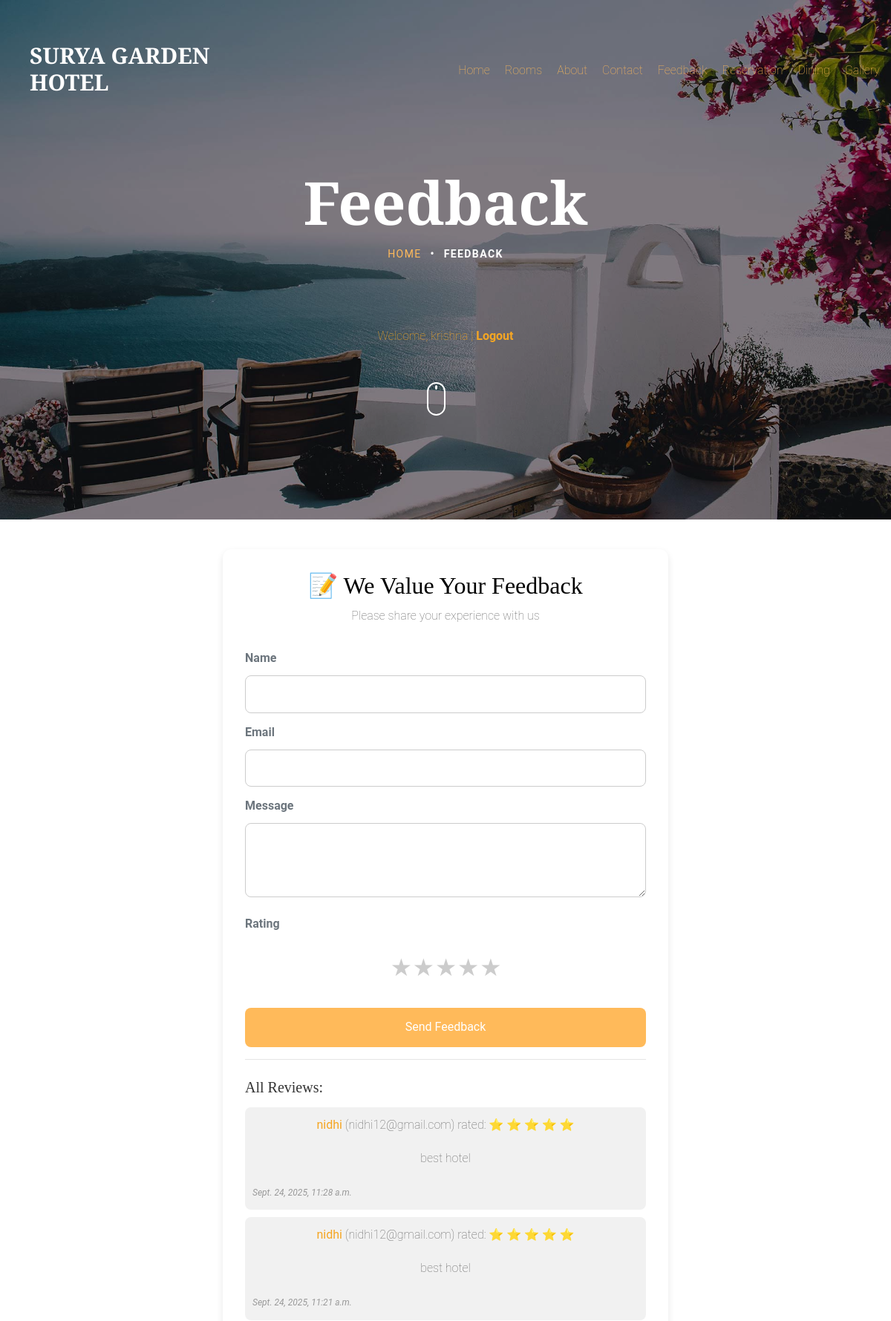
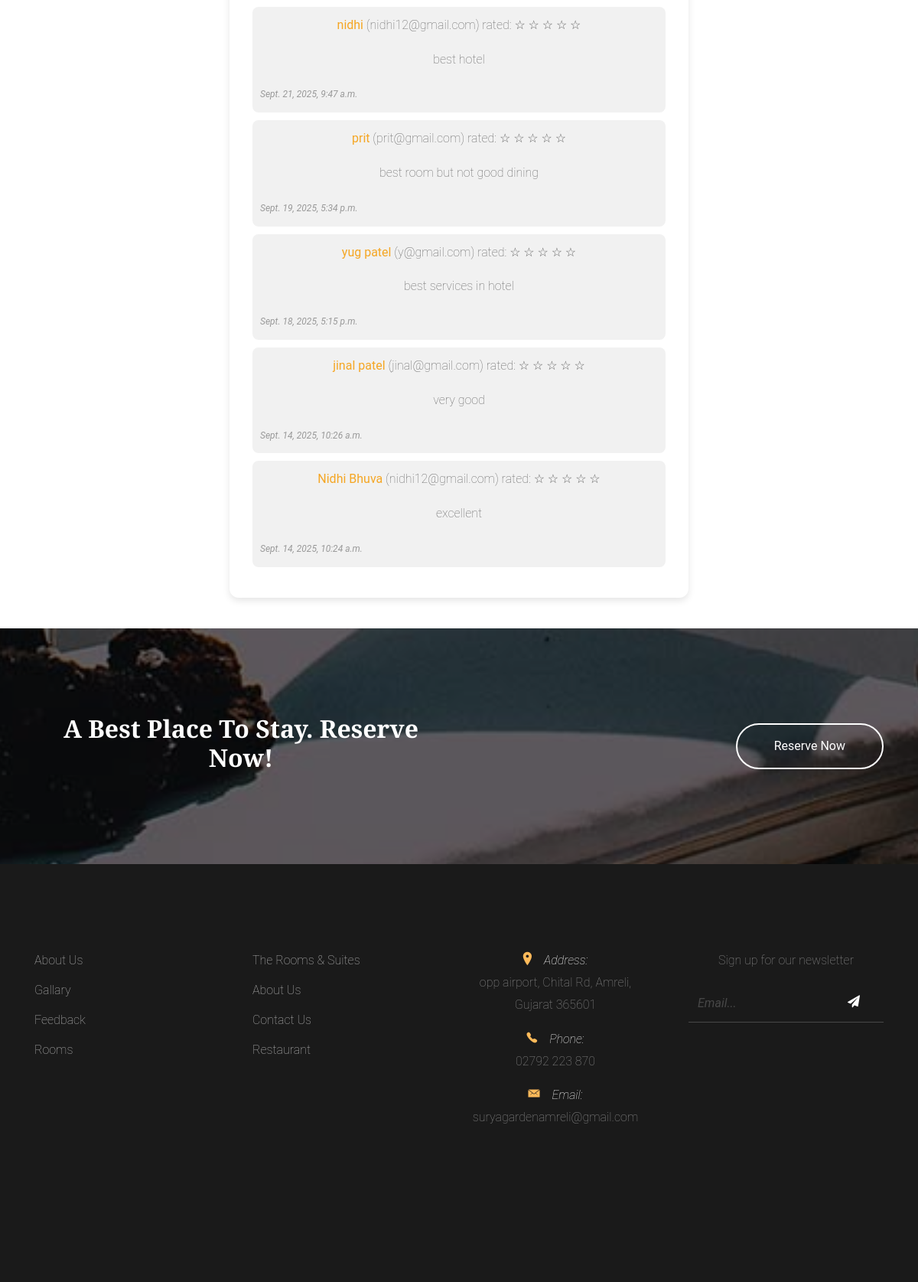
The app's page /feedback/ (signed in) with its own data (2 pictures, top to bottom).
### hotel_app/models.py (models this page shows, shortened)
class Feedback(models.Model):
    name = models.CharField(max_length=100)
    email = models.EmailField()
    phone = models.CharField(max_length=15, blank=True)
    rating = models.IntegerField(default=0)
    message = models.TextField()
    created_at = models.DateTimeField(auto_now_add=True)
    def stars(self):
        return '⭐' * self.rating
    stars.short_description = 'Rating'

### hotel_app/views.py (the view)
# urls.py: path('feedback/', views.feedback_view, name='feedback'),
def feedback_view(request):
    if not request.user.is_authenticated:
        return redirect('login')
    if request.method == 'POST':
        form = FeedbackForm(request.POST)
        if form.is_valid():
            feedback = form.save(commit=False)
            feedback.user = request.user   # Save which user gave feedback
            feedback.save()
            return redirect('feedback')
    else:
        form = FeedbackForm()
    all_feedbacks = Feedback.objects.all().order_by('-created_at')
    return render(
        request,
        'feedback.html',
        {
            'form': form,
            'feedbacks': all_feedbacks,
            'stars': range(1, 6)   # ⭐ For star rating display
        }
    )

### hotel_app/forms.py
class FeedbackForm(forms.ModelForm):
    class Meta:
        model = Feedback
        fields = ['name', 'email', 'phone', 'rating', 'message']

### hotel_app/templates/feedback.html (shortened to what this page needs)
{% load static %}
<!DOCTYPE html>
<html lang="en">
<head>
  <link rel="stylesheet" href="{% static 'css/bootstrap.min.css' %}">
  <link rel="stylesheet" href="{% static 'css/animate.css' %}">
  <link rel="stylesheet" href="{% static 'css/owl.carousel.min.css' %}">
  <link rel="stylesheet" href="{% static 'css/aos.css' %}">
  <link rel="stylesheet" href="{% static 'css/bootstrap-datepicker.css' %}">
  <link rel="stylesheet" href="{% static 'css/jquery.timepicker.css' %}">
  <link rel="stylesheet" href="{% static 'css/fancybox.min.css' %}">
  <link rel="stylesheet" href="{% static 'fonts/ionicons/css/ionicons.min.css' %}">
  <link rel="stylesheet" href="{% static 'fonts/fontawesome/css/font-awesome.min.css' %}">
  <link rel="stylesheet" href="{% static 'css/style.css' %}">
</head>
<body>
  <header class="site-header js-site-header">
    <div class="container-fluid">
      <div class="row align-items-center">
        <div class="col-6 col-lg-4 site-logo" data-aos="fade">
          <a href="{% url 'index' %}">SURYA GARDEN <br> HOTEL</a>
        </div>
        <div class="col-6 col-lg-8">
          <div class="header-right d-flex align-items-center justify-content-end">
            <nav>
              <ul style="list-style: none; display: flex; gap: 20px; margin: 0; padding: 0;">
                <li><a href="{% url 'index' %}">Home</a></li>
                <li><a href="{% url 'rooms' %}">Rooms</a></li>
                <li><a href="{% url 'about' %}">About</a></li>
                <li><a href="{% url 'contact' %}">Contact</a></li>
                <li><a href="{% url 'feedback' %}">Feedback</a></li>
                <li><a href="{% url 'reservation' %}">Reservation</a></li>
                <li><a href="{% url 'restaurant' %}">Dining</a></li>
                <li><a href="{% url 'gallary' %}">Gallery</a></li>
              </ul>
            </nav>
          </div>
        </div>
      </div>
    </div>
  </header>
  <section class="site-hero inner-page overlay" style="background-image: url('{% static "images/hero_4.jpg" %}');" data-stellar-background-ratio="0.5">
    <div class="container">
      <div class="row site-hero-inner justify-content-center align-items-center">
        <div class="col-md-10 text-center" data-aos="fade">
          <h1 class="heading mb-3">Feedback</h1>
          <ul class="custom-breadcrumbs mb-4">
            <li><a href="{% url 'index' %}">Home</a></li>
            <li>&bullet;</li>
            <li>Feedback</li>
          </ul><br><br>
          <div>
            {% if user.is_authenticated %}
              <div class="auth-links">
                Welcome, {{ user.username }} | <a href="{% url 'logout' %}">Logout</a>
              </div>
            {% else %}
              <div class="auth-links">
                <a href="{% url 'login' %}">Login</a> | <a href="{% url 'signup' %}">Signup</a>
              </div>
            {% endif %}
          </div>
        </div>
      </div>
    </div>
    <a class="mouse smoothscroll" href="#next">
      <div class="mouse-icon">
        <span class="mouse-wheel"></span>
      </div>
    </a>
  </section>
  <section class="feedback-container">
    <h2>📝 We Value Your Feedback</h2>
    <p>Please share your experience with us</p>
    <form action="{% url 'feedback' %}" method="post">
      <label for="id_name">Name</label>
      <input type="text" name="name" id="id_name" required>
      <label for="id_email">Email</label>
      <input type="email" name="email" id="id_email" required>
      <label for="id_message">Message</label>
      <textarea name="message" id="id_message" required></textarea>
      <label>Rating</label>
      <div class="star-rating">
        <input type="radio" id="star5" name="rating" value="5"><label for="star5">★</label>
        <input type="radio" id="star4" name="rating" value="4"><label for="star4">★</label>
        <input type="radio" id="star3" name="rating" value="3"><label for="star3">★</label>
        <input type="radio" id="star2" name="rating" value="2"><label for="star2">★</label>
        <input type="radio" id="star1" name="rating" value="1"><label for="star1">★</label>
      </div>
      <button type="submit" class="btn-submit">Send Feedback</button>
    </form>
    <hr>
    <h3>All Reviews:</h3>
    {% for fb in feedbacks %}
    <div style="background: #f1f1f1; padding: 10px; margin-bottom: 10px; border-radius: 8px;">
      <p><strong>{{ fb.name }}</strong> ({{ fb.email }}) rated:
      {% for i in stars %}
          {% if i <= fb.rating %}⭐{% else %}☆{% endif %}
      {% endfor %}
      </p>
      <p>{{ fb.message }}</p>
      <small><em>{{ fb.created_at }}</em></small>
    </div>
    {% empty %}
    <p>No feedback submitted yet.</p>
    {% endfor %}
  </section>
  <section class="section bg-image overlay" style="background-image: url('{% static "images/hero_4.jpg" %}');">
    <div class="container" >
      <div class="row align-items-center">
        <div class="col-12 col-md-6 text-center mb-4 mb-md-0 text-md-left" data-aos="fade-up">
          <h2 class="text-white font-weight-bold">A Best Place To Stay. Reserve Now!</h2>
        </div>
        <div class="col-12 col-md-6 text-center text-md-right" data-aos="fade-up" data-aos-delay="200">
          <a href="{% url 'reservation' %}" class="btn btn-outline-white-primary py-3 text-white px-5">Reserve Now</a>
        </div>
      </div>
    </div>
  </section>
  <footer class="section footer-section">
    <div class="container">
      <div class="row mb-4">
        <div class="col-md-3 mb-5">
          <ul class="list-unstyled link">
            <li><a href="{% url 'about' %}">About Us</a></li>
            <li><a href="{% url 'gallary' %}">Gallary</a></li>
            <li><a href="{% url 'feedback' %}">Feedback</a></li>
            <li><a href="{% url 'rooms' %}">Rooms</a></li>
          </ul>
        </div>
        <div class="col-md-3 mb-5">
          <ul class="list-unstyled link">
            <li><a href="{% url 'rooms' %}">The Rooms &amp; Suites</a></li>
            <li><a href="{% url 'about' %}">About Us</a></li>
            <li><a href="{% url 'contact' %}">Contact Us</a></li>
            <li><a href="{% url 'restaurant' %}">Restaurant</a></li>
          </ul>
        </div>
        <div class="col-md-3 mb-5 pr-md-5 contact-info">
          <p><span class="d-block"><span class="ion-ios-location h5 mr-3 text-primary"></span>Address:</span> <span> opp airport, Chital Rd, Amreli,<br> Gujarat 365601</span></p>
          <p><span class="d-block"><span class="ion-ios-telephone h5 mr-3 text-primary"></span>Phone:</span> <span> 02792 223 870</span></p>
          <p><span class="d-block"><span class="ion-ios-email h5 mr-3 text-primary"></span>Email:</span> <span> suryagardenamreli@gmail.com</span></p>
        </div>
        <div class="col-md-3 mb-5">
          <p>Sign up for our newsletter</p>
          <form action="#" class="footer-newsletter">
            <div class="form-group">
              <input type="email" class="form-control" placeholder="Email...">
              <button type="submit" class="btn"><span class="fa fa-paper-plane"></span></button>
            </div>
          </form>
        </div>
      </div>
    </div>
  </footer>
</body>
</html>

### hotel_app/static/css/style.css (style rules this page uses)
body { background: #fff; font-family: "Roboto", arial, sans-serif; font-weight: 200; font-size: 16px; line-height: 1.8; color: #6c757d; position: relative; }
a { -webkit-transition: .3s all ease; -o-transition: .3s all ease; transition: .3s all ease; text-decoration: none; }
h1, h2, h3, h4, h5 { color: #000; font-family: "Playfair Display", times, serif; }
.container-fluid { max-width: 1600px; }
.btn { padding-left: 30px; padding-right: 30px; padding-top: 10px; padding-bottom: 10px; border-radius: 50px; }
.btn.btn-outline-white-primary { border: 2px solid #fff; }
.btn, .form-control { outline: none; -webkit-box-shadow: none !important; box-shadow: none !important; }
.form-control { -webkit-box-shadow: none !important; box-shadow: none !important; height: 50px; border-width: 2px; }
.site-header { position: fixed; top: 0; width: 100%; padding: 60px 0; z-index: 2; -webkit-transition: .3s all ease-in-out; -o-transition: .3s all ease-in-out; transition: .3s all ease-in-out; }
.site-logo { padding-left: 40px; }
.site-logo a { font-size: 30px; color: #fff; font-weight: bold; line-height: 1; font-family: "Playfair Display", times, serif; }
.site-hero { background-size: cover; height: 100vh; min-height: 700px; width: 100%; position: relative; }
.site-hero .heading { font-family: "Playfair Display", times, serif; font-weight: bold; }
.site-hero.overlay:before { background: rgba(0, 0, 0, 0.45); content: ""; position: absolute; height: 100vh; min-height: 700px; top: 0; left: 0; bottom: 0; right: 0; }
.site-hero.inner-page { height: 50vh; min-height: 700px; }
.site-hero.inner-page.overlay:before { height: 50vh; min-height: 700px; }
.site-hero-inner { height: 100vh; min-height: 700px; }
.site-hero-inner .heading { font-size: 80px; font-family: "Playfair Display", times, serif; color: #fff; line-height: 1; font-weight: bold; }
.inner-page .site-hero-inner { height: 50vh; min-height: 700px; }
.section { padding: 7em 0; }
.heading-serif, .heading, .testimonial-section .heading, .slider-section .heading, .blog-post-entry .heading { font-size: 60px; font-family: "Playfair Display", times, serif; font-weight: 700; }
.footer-section { background: #1a1a1a; color: #fff; }
.footer-section a { color: rgba(255, 255, 255, 0.7); }
.footer-section p { color: rgba(255, 255, 255, 0.5); }
.footer-section .contact-info span.d-block { font-style: italic; color: #fff; }
.footer-section .link li { margin-bottom: 10px; }
.footer-newsletter .form-group { position: relative; }
.footer-newsletter .form-control { background: none; border: none; border-bottom: 1px solid rgba(255, 255, 255, 0.2); border-radius: 0; color: #fff; }
.footer-newsletter button[type="submit"] { background: none; color: #fff; position: absolute; top: 0; right: 0; }
.mouse { width: 100px; display: inline-block; position: absolute; left: 50%; bottom: 140px; z-index: 1; -webkit-transform: translateX(-25%); -ms-transform: translateX(-25%); transform: translateX(-25%); }
.mouse-icon { width: 25px; height: 45px; border: 2px solid white; border-radius: 15px; cursor: pointer; position: relative; text-align: center; }
.mouse-wheel { height: 6px; margin: 2px auto 0; display: block; width: 3px; background-color: white; border-radius: 50%; -webkit-animation: 1.6s ease infinite wheel-up-down; -moz-animation: 1.6s ease infinite wheel-up-down; animation: 1.6s ease infinite wheel-up-down; }
.bg-image { background-size: cover; background-attachment: fixed; }
.bg-image { background-repeat: no-repeat; background-size: cover; background-position: center center; position: relative; z-index: 1; }
.bg-image.overlay { position: relative; }
.bg-image.overlay > .container { position: relative; z-index: 3; }
.bg-image.overlay:before { z-index: 2; position: absolute; top: 0; left: 0; right: 0; bottom: 0; content: ""; background: rgba(0, 0, 0, 0.6); }
.custom-breadcrumbs { list-style: none; padding: 0; margin: 0; }
.custom-breadcrumbs li { display: inline-block; color: #fff; margin: 0 4px; text-transform: uppercase; font-size: 14px; letter-spacing: .1em; font-weight: bold; }
.custom-breadcrumbs li a { font-weight: normal; }
.header-right { display: flex; align-items: right; gap: 40px; }

### records on screen
Feedback: name "nidhi", email "nidhi12@gmail.com", rating 5 (drawn), message "best hotel", created_at "Sept. 24, 2025, 11:28 a.m."
Feedback: name "nidhi", email "nidhi12@gmail.com", rating 5 (drawn), message "best hotel", created_at "Sept. 24, 2025, 11:21 a.m."
Feedback: name "nidhi", email "nidhi12@gmail.com", message "best hotel", created_at "Sept. 21, 2025, 9:47 a.m."
Feedback: name "prit", email "prit@gmail.com", message "best room but not good dining", created_at "Sept. 19, 2025, 5:34 p.m."
Feedback: name "yug patel", email "y@gmail.com", message "best services in hotel", created_at "Sept. 18, 2025, 5:15 p.m."
Feedback: name "jinal patel", email "jinal@gmail.com", message "very good", created_at "Sept. 14, 2025, 10:26 a.m."
Feedback: name "Nidhi Bhuva", email "nidhi12@gmail.com", message "excellent", created_at "Sept. 14, 2025, 10:24 a.m."

### other values on screen
{{ user.username }} "krishna"
